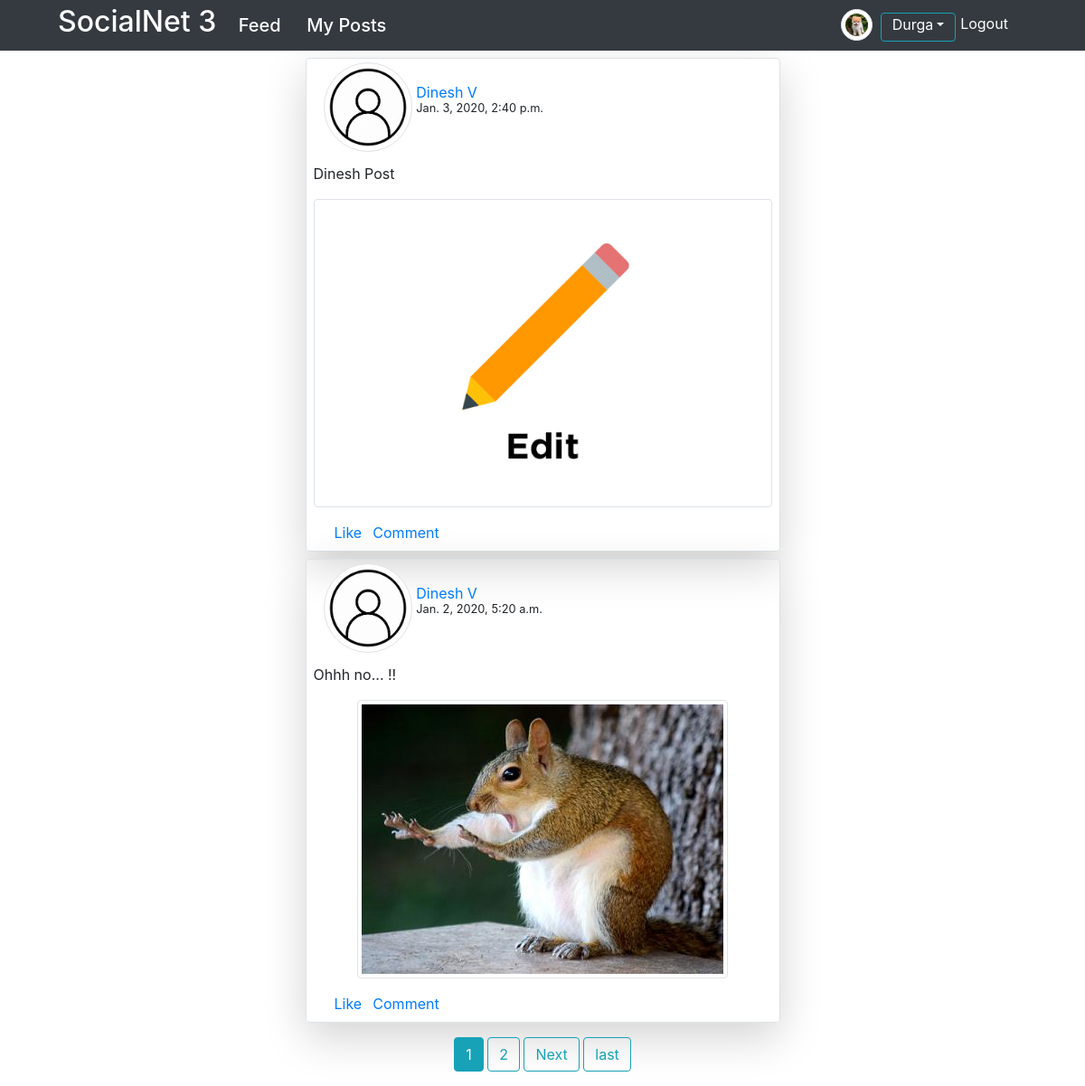
Screenshot of /myposts/3/ (signed in) with the database file from the repository.
### user/models.py (models this page shows, shortened)
class SnetUser(AbstractUser):
	GENDER_CHOICES = (
			('M','Male'),
			('F','Female'),
			('T','Trans'),
		)
	dob = models.DateField()
	gender = models.CharField(max_length=1, choices=GENDER_CHOICES)

class Profile(models.Model):
	user = models.OneToOneField(SnetUser, on_delete=models.CASCADE)
	p_img = models.ImageField(default='default.png/', upload_to=profile_img_dir)

### feed/models.py (models this page shows, shortened)
class Feed(models.Model):
	post = models.TextField()
	images = models.ImageField(upload_to=user_directory_path)
	date = models.DateTimeField(auto_now_add=True)
	user = models.ForeignKey(SnetUser, on_delete=models.CASCADE)
	class Meta:
		ordering = ['-date']

### feed/views.py (the view)
# urls.py: path('myposts/<int:pk>/',feed_view.PostListView.as_view(), name='myposts'),
class PostListView(ListView):
	model = Feed
	template_name = 'feed/myposts.html'
	context_object_name = 'feed'
	paginate_by = 2
	def get_queryset(self):
		return Feed.objects.filter(user_id=self.kwargs['pk'])

### feed/templates/feed/myposts.html (shortened to what this page needs)
{% extends 'feed/base.html' %}
{% load crispy_forms_tags %}
{% load static %}
{% block body %}
<div class="container">
	<div class="container">
		{% if feed %}
		<div class="container rounded">
			{% for items in feed %}
			<div class="mx-auto shadow-lg border rounded w-50 mt-2">
				<div class="row p-1 ml-0 mr-0">
					<div class="col-md-3">
						<img class="img-thumbnail rounded-circle"
						src="{{items.user.profile.p_img.url}}">
					</div>
					<div class="col-md-3 p-1 mt-2">
						<div class="row h-25 mt-2">
							{% if user == items.user %}
								<h5>
									<small>
										<a class="mb-1" href="{% url 'profile'%}">
											{{items.user.first_name}} {{items.user.last_name}}
										</a>
									</small>
								</h5>
							{% else %}
								<h5><small><a class="mb-1" href="{% url 'rprofile' items.user.id %}">{{items.user.first_name}} {{items.user.last_name}}</a></small></h5>
							{% endif %}
						</div>
						<div class="row">
							<small>{{items.date}}</small>
						</div>
					</div>
					<div class="col" align="right">
					</div>
				</div>
				<div class="p-2">
					{{items.post}}
				</div>
				<div class="p-2" align="center">
					<img class="img-thumbnail" src="{{items.images.url}}">
				</div>
				<div class="p-2 ml-2 row">
					<div class="col-md-1">
						<a href="">Like</a>
					</div>
					<div class="col-md-1">
						<a href="">Comment</a>
					</div>
				</div>
			</div>
			{% endfor %}
			<div class="container p-2 mt-2 mb-2" align="center">
				{% if is_paginated %}
					{% for num in page_obj.paginator.page_range %}
						{% if page_obj.number == num %}
							<a class="btn btn-info" href="?page={{num}}">{{num}}</a>
						{% elif num > page_obj.number|add:'-2' and num < page_obj.number|add:'2' %}
							<a class="btn btn-outline-info" href="?page={{num}}">{{num}}</a>
						{% endif %}
					{% endfor %}
					{% if page_obj.has_next %}
						<a class="btn btn-outline-info" href="?page={{page_obj.next_page_number}}">Next</a>
						<a class="btn btn-outline-info" href="?page={{page_obj.paginator.num_pages}}">last</a>
					{% endif %}
				{% endif %}
			</div>
		</div>
		{% else %}
		<div class="container shadow-lg w-50 p-2 mt-2 rounded" align="center">
			<h2><small>You have not posted yet any.. !!</small></h2>
			<a href="{% url 'feed:feed' %}">Post here</a>
		</div>
		{% endif %}
	</div>
</div>
{% endblock body %}

### feed/templates/feed/base.html (shortened to what this page needs)
<!DOCTYPE html>
<html>
<head>
    <link rel="stylesheet" href="https://stackpath.bootstrapcdn.com/bootstrap/4.4.1/css/bootstrap.min.css">
</head>
<body>
	<div>
		<div class="nav navbar navbar-dark bg-dark pt-0 pb-0">
			<div class="ml-5">
				<a class="navbar-brand text-white" href="{% url 'feed:home' %}"><h2>SocialNet 3</h2></a>
				<a class="navbar-brand text-white h4 p-1" href="{% url 'feed:feed' %}">Feed</a>
				{% if user.is_authenticated %}
					<a class="navbar-brand text-white h4 p-1" href="{% url 'feed:myposts' user.id %}">
						My Posts
					</a>
				{% endif %}
			</div>
			<div class="nav navbar navbar-right mr-5 pt-0 pb-0" >
				{% if user.is_authenticated %}
					<div class="navbar-right row">
						<a class="navbar-brand mr-0 pt-0 pb-0 pr-0 col-md-3" href="{% url 'profile' %}">
							<img class="p-1 img-thumbnail rounded-circle" src="{{user.profile.p_img.url}}" width=35 height=35>
						</a>
						<div class="dropdown col-md-4 mr-0 pl-0 pr-0 ml-1 mt-1">
							<a class="dropdown-toggle h6 text-white btn btn-outline-info pt-0 mb-0" role="button" id="dropdownMenuLink" data-toggle="dropdown" aria-haspopup="true" aria-expanded="false">{{user.first_name|title}}</a>
  						</div>
						<a class="text-white col-md-3 mt-1 mr-0" href="{% url 'logout' %}">Logout</a>
					 </div>
				{% endif %}
			</div>
		</div>
		<div>
			{% block body %}
			{% endblock body%}
		</div>
	</div>
</body>
</html>

### rows the page displays
SnetUser: profile.p_img (picture), first_name "Durga"
Feed: user.profile.p_img (picture), user.first_name "Dinesh", user.last_name "V", date "Jan. 3, 2020, 2:40 p.m.", post "Dinesh Post", images (picture)
Feed: user.profile.p_img (picture), user.first_name "Dinesh", user.last_name "V", date "Jan. 2, 2020, 5:20 a.m.", post "Ohhh no... !!", images (picture)

### other values shown
{{ num }} "1"
{{ num }} "2"
